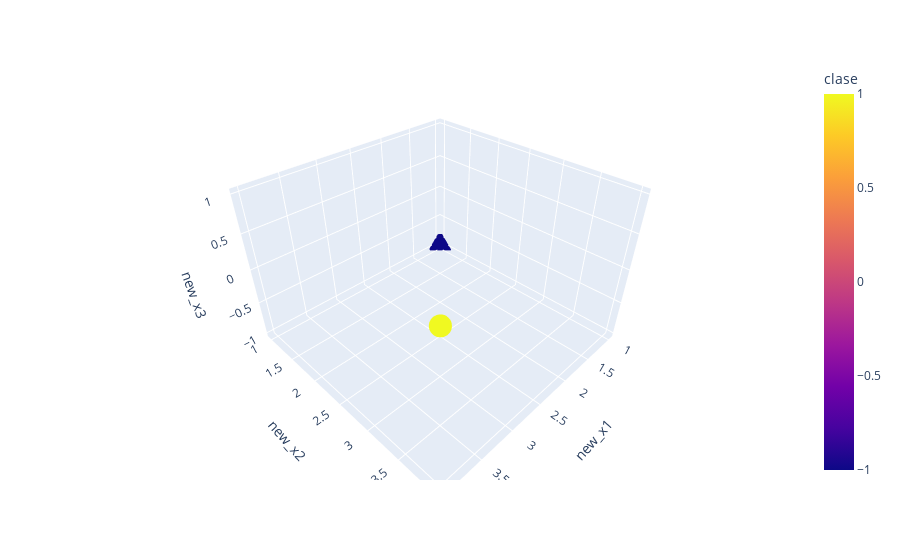

Notebook source saved alongside this figure:
### Code cell
data_t2 = data
data_t2["new_x1"] = data_t1["x1"]**2
data_t2["new_x2"] = data_t1["x2"]**2
data_t2["new_x3"] = (data_t1["x1"]**2 + data_t1["x2"]**2 -  5) /3
display(data_t1)
fig = px.scatter_3d(data_t2, x='new_x1', y='new_x2', z='new_x3',
              color='clase')
fig.show()

### Figure 1 — Plotly figure (JSON) as saved in the notebook; plotly's stock layout.template omitted (floating-point values rounded to 4 significant figures)
{"data": [{"hovertemplate": "new_x1=%{x}<br>new_x2=%{y}<br>new_x3=%{z}<br>clase=%{marker.color}<extra></extra>", "legendgroup": "", "marker": {"color": [1, 1, 1, 1, -1, -1, -1, -1], "coloraxis": "coloraxis", "symbol": "circle"}, "mode": "markers", "name": "", "scene": "scene", "showlegend": false, "type": "scatter3d", "x": [4, 4, 4, 4, 1, 1, 1, 1], "y": [4, 4, 4, 4, 1, 1, 1, 1], "z": [1, 1, 1, 1, -1, -1, -1, -1]}], "layout": {"coloraxis": {"colorbar": {"title": {"text": "clase"}}, "colorscale": [[0, "#0d0887"], [0.1111, "#46039f"], [0.2222, "#7201a8"], [0.3333, "#9c179e"], [0.4444, "#bd3786"], [0.5556, "#d8576b"], [0.6667, "#ed7953"], [0.7778, "#fb9f3a"], [0.8889, "#fdca26"], [1, "#f0f921"]]}, "legend": {"tracegroupgap": 0}, "margin": {"t": 60}, "scene": {"domain": {"x": [0, 1], "y": [0, 1]}, "xaxis": {"title": {"text": "new_x1"}}, "yaxis": {"title": {"text": "new_x2"}}, "zaxis": {"title": {"text": "new_x3"}}}}}
